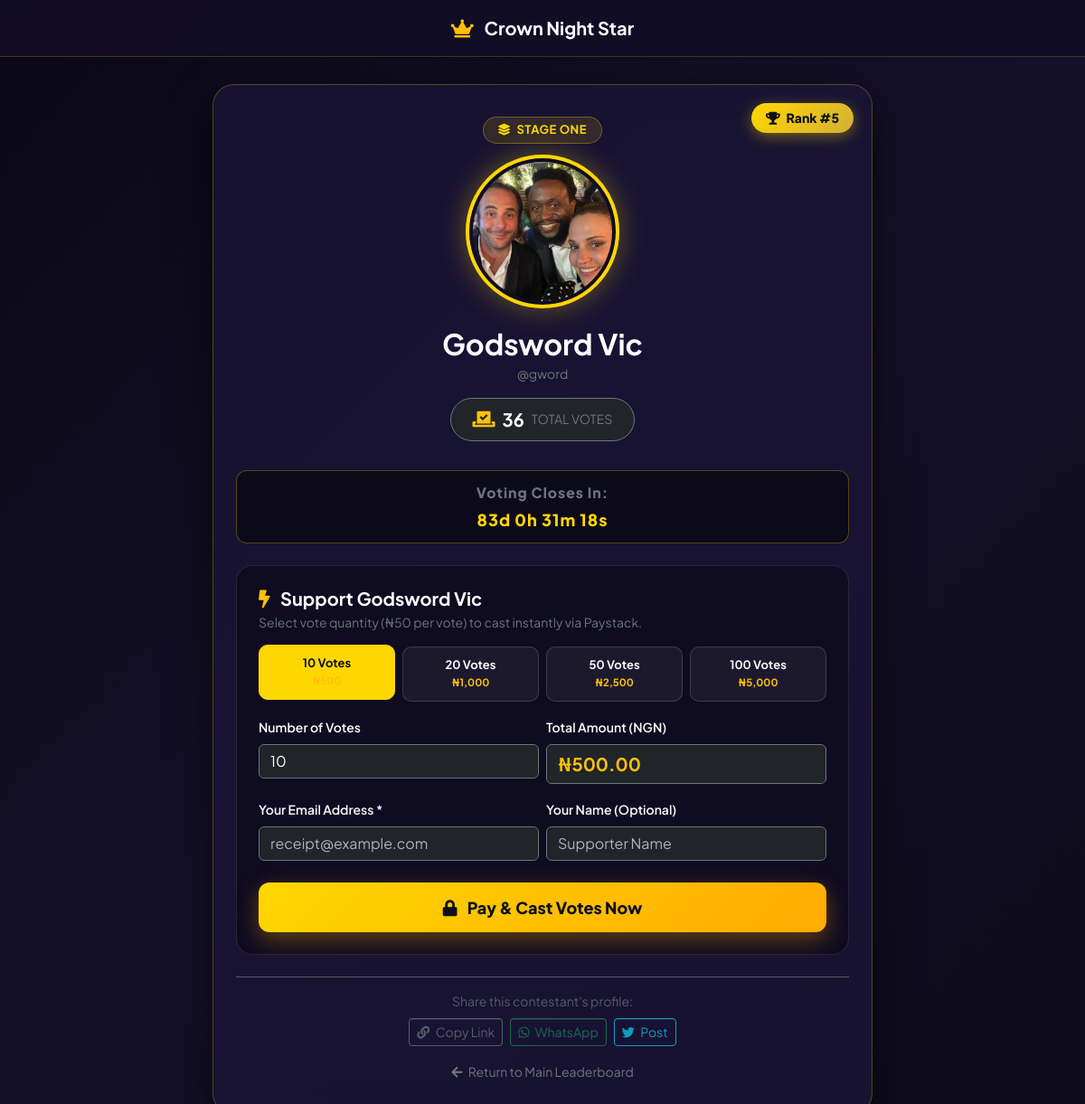
The app's page /profile.php?id=7 with its own data.
### tables this page shows
CREATE TABLE IF NOT EXISTS `settings` (
  `id` INT(11) NOT NULL AUTO_INCREMENT,
  `name` VARCHAR(100) NOT NULL,
  `value` TEXT NOT NULL,
  `created_at` TIMESTAMP DEFAULT CURRENT_TIMESTAMP,
  `updated_at` TIMESTAMP DEFAULT CURRENT_TIMESTAMP ON UPDATE CURRENT_TIMESTAMP,
  PRIMARY KEY (`id`),
  UNIQUE KEY `idx_settings_name` (`name`)
);

CREATE TABLE IF NOT EXISTS `users` (
  `id` INT(11) NOT NULL AUTO_INCREMENT,
  `username` VARCHAR(50) NOT NULL,
  `email` VARCHAR(100) NOT NULL,
  `password` VARCHAR(255) NOT NULL,
  `full_name` VARCHAR(255) NOT NULL,
  `phone_number` VARCHAR(25) NOT NULL,
  `photo` VARCHAR(255) DEFAULT 'default_avatar.png',
  `bio` TEXT DEFAULT NULL,
  `video_url` VARCHAR(500) DEFAULT NULL,
  `vote_count` INT(11) DEFAULT 0,
  `is_admin` TINYINT(1) DEFAULT 0,
  `is_active` TINYINT(1) DEFAULT 1,
  `competition_id` INT(11) DEFAULT NULL,
  `created_at` TIMESTAMP DEFAULT CURRENT_TIMESTAMP,
  `updated_at` TIMESTAMP DEFAULT CURRENT_TIMESTAMP ON UPDATE CURRENT_TIMESTAMP,
  PRIMARY KEY (`id`),
  UNIQUE KEY `idx_user_username` (`username`),
  UNIQUE KEY `idx_user_email` (`email`),
  KEY `idx_user_votes` (`vote_count` DESC),
  KEY `idx_user_admin` (`is_admin`),
  KEY `idx_user_competition` (`competition_id`),
  CONSTRAINT `fk_users_competition` FOREIGN KEY (`competition_id`) REFERENCES `competitions` (`id`) ON DELETE SET NULL
);

### includes/settings.php (called while the page is built, shortened)
<?php
require_once __DIR__ . '/Env.php';
class Settings {
    private static array $cache = [];
    private static bool $loaded = false;
    private static function loadAll(): void {
        if (self::$loaded) {
            return;
        }
        try {
            $pdo = DB::pdo();
            $stmt = $pdo->query("SELECT name, value FROM settings");
            while ($row = $stmt->fetch()) {
                self::$cache[$row['name']] = $row['value'];
            }
            self::$loaded = true;
        } catch (Exception $e) {
            error_log("Settings load error: " . $e->getMessage());
        }
    }
    public static function get(string $name, $default = null) {
        self::loadAll();
        if (array_key_exists($name, self::$cache)) {
            return self::$cache[$name];
        }
        return $default;
    }
    public static function isVotingOpen(): bool {
        $val = self::get('voting_open', '1');
        $endTime = self::getCompetitionEndTime();
        if ($endTime) {
            $endTimestamp = strtotime($endTime);
        }
        return $val === '1' || $val === 'true' || $val === 1 || $val === true;
    }
    public static function getCurrentStage(): string {
        $stage = self::get('current_stage');
        if (!empty($stage)) {
            return $stage;
        }
    }
    public static function getCompetitionEndTime(): string {
        return (string)self::get('competition_end_time', '2026-12-31T23:59');
    }
    public static function getVotePrice(): float {
        return (float)self::get('vote_price', Env::get('VOTE_PRICE_NGN', 50));
    }
    public static function getCurrencySymbol(): string {
        return (string)self::get('currency_symbol', Env::get('VOTE_CURRENCY_SYMBOL', '₦'));
    }
    public static function getCurrencyCode(): string {
        return (string)self::get('currency_code', Env::get('VOTE_CURRENCY', 'NGN'));
    }
}

### includes/security.php (called while the page is built, shortened)
<?php
require_once __DIR__ . '/Env.php';
class Security {
    public static function e(?string $string): string {
        return htmlspecialchars((string)$string, ENT_QUOTES, 'UTF-8');
    }
}
function e(?string $str): string {
    return Security::e($str);
}

### includes/Env.php (called while the page is built, shortened)
<?php
class Env {
    private static $loaded = false;
    public static function get(string $key, $default = null) {
        if (!self::$loaded) {
            $envPath = dirname(__DIR__) . '/.env';
        }
        $envVal = getenv($key);
        if ($envVal !== false) {
            return $envVal;
        }
        return $default;
    }
}

### profile.php (the view, shortened to what this page needs)
<?php
$userId = filter_input(INPUT_GET, 'id', FILTER_VALIDATE_INT);
$pdo = DB::pdo();
$stmt = $pdo->prepare("SELECT * FROM users WHERE id = :id AND is_admin = 0 LIMIT 1");
$stmt->execute([':id' => $userId]);
$contestant = $stmt->fetch();
$position = 1;
try {
    $rankStmt = $pdo->query("SELECT id, vote_count FROM users WHERE is_admin = 0 ORDER BY vote_count DESC");
    $allUsers = $rankStmt->fetchAll();
    $posCounter = 1;
    foreach ($allUsers as $row) {
        if ((int)$row['id'] === $userId) {
            $position = $posCounter;
            break;
        }
        $posCounter++;
    }
} catch (Exception $e) {
    $position = 1;
}
$siteTitle = Settings::get('site_title', 'Crown Night Star');
$currentStage = Settings::getCurrentStage();
$isVotingOpen = Settings::isVotingOpen();
$votePrice = Settings::getVotePrice();
$currencySymbol = Settings::getCurrencySymbol();
$currencyCode = Settings::getCurrencyCode();
$siteUrl = Env::get('APP_URL', 'https://' . ($_SERVER['HTTP_HOST'] ?? 'localhost'));
$profileUrl = rtrim($siteUrl, '/') . '/profile.php?id=' . $userId;
?>
<!DOCTYPE html>
<html lang="en" data-bs-theme="dark">
<head>
    <link rel="stylesheet" href="assets2/css/bootstrap.min.css">
    <link rel="stylesheet" href="assets2/css/all.min.css">
</head>
<body>
<div class="header-bar text-center">
    <div class="container">
        <a href="index.php" class="text-white text-decoration-none fw-bold fs-5">
            <i class="fas fa-crown text-warning me-2"></i> <?= e($siteTitle) ?>
        </a>
    </div>
</div>
<div class="profile-container">
    <div class="profile-card">
        <div class="rank-badge">
            <i class="fas fa-trophy me-1"></i> Rank #<?= $position ?>
        </div>
        <div class="stage-pill">
            <i class="fas fa-layer-group me-1"></i> <?= e($currentStage) ?>
        </div>
        <div class="avatar-wrap">
            <img src="uploads/<?= e($contestant['photo']) ?>" alt="<?= e($contestant['full_name']) ?>">
        </div>
        <h2 class="fw-bold text-white mb-1"><?= e($contestant['full_name']) ?></h2>
        <p class="text-secondary small mb-3">@<?= e($contestant['username']) ?></p>
        <div class="d-inline-flex align-items-center gap-2 px-4 py-2 rounded-pill bg-dark border border-secondary mb-3">
            <i class="fas fa-vote-yea text-warning fs-5"></i>
            <span class="fs-5 fw-bold text-white"><?= number_format((int)$contestant['vote_count']) ?></span>
            <span class="text-secondary small text-uppercase">Total Votes</span>
        </div>
        <div class="countdown-timer" id="countdownBox">
            <span class="text-secondary small d-block mb-1">Voting Closes In:</span>
            <span id="timerText">Calculating time...</span>
        </div>
        <?php if (!$isVotingOpen): ?>
            <div class="alert alert-warning mt-4 border-0" style="background: rgba(255, 193, 7, 0.15); color: #ffd700;">
                <i class="fas fa-clock fa-2x mb-2 d-block"></i>
                <h5 class="fw-bold">Voting is Closed</h5>
                <p class="small mb-0">The voting period for this stage has concluded. Stay tuned for results!</p>
            </div>
        <?php else: ?>
            <div class="vote-box">
                <h5 class="fw-bold text-white mb-1"><i class="fas fa-bolt text-warning me-2"></i> Support <?= e($contestant['full_name']) ?></h5>
                <p class="text-secondary small mb-3">Select vote quantity (<?= $currencySymbol ?><?= number_format($votePrice, 0) ?> per vote) to cast instantly via Paystack.</p>
                <div class="row g-2 mb-3">
                    <div class="col-6 col-sm-3">
                        <div class="quick-btn active" onclick="selectQuickVotes(10, this)">
                            10 Votes<br><span class="text-warning small"><?= $currencySymbol ?><?= number_format(10 * $votePrice) ?></span>
                        </div>
                    </div>
                    <div class="col-6 col-sm-3">
                        <div class="quick-btn" onclick="selectQuickVotes(20, this)">
                            20 Votes<br><span class="text-warning small"><?= $currencySymbol ?><?= number_format(20 * $votePrice) ?></span>
                        </div>
                    </div>
                    <div class="col-6 col-sm-3">
                        <div class="quick-btn" onclick="selectQuickVotes(50, this)">
                            50 Votes<br><span class="text-warning small"><?= $currencySymbol ?><?= number_format(50 * $votePrice) ?></span>
                        </div>
                    </div>
                    <div class="col-6 col-sm-3">
                        <div class="quick-btn" onclick="selectQuickVotes(100, this)">
                            100 Votes<br><span class="text-warning small"><?= $currencySymbol ?><?= number_format(100 * $votePrice) ?></span>
                        </div>
                    </div>
                </div>
                <div class="row g-2 mb-3">
                    <div class="col-12 col-sm-6">
                        <label class="form-label text-light small fw-semibold">Number of Votes</label>
                        <input type="number" id="customVoteCount" class="form-control bg-dark border-secondary text-white" min="1" value="10" oninput="updateTotalAmount()">
                    </div>
                    <div class="col-12 col-sm-6">
                        <label class="form-label text-light small fw-semibold">Total Amount (<?= $currencyCode ?>)</label>
                        <div class="form-control bg-dark border-secondary text-warning fw-bold fs-5" id="totalAmountDisplay">
                            <?= $currencySymbol ?><?= number_format(10 * $votePrice, 2) ?>
                        </div>
                    </div>
                </div>
                <div class="row g-2 mb-4">
                    <div class="col-12 col-sm-6">
                        <label class="form-label text-light small fw-semibold">Your Email Address *</label>
                        <input type="email" id="voterEmail" class="form-control bg-dark border-secondary text-white" placeholder="receipt@example.com" required>
                    </div>
                    <div class="col-12 col-sm-6">
                        <label class="form-label text-light small fw-semibold">Your Name (Optional)</label>
                        <input type="text" id="voterName" class="form-control bg-dark border-secondary text-white" placeholder="Supporter Name">
                    </div>
                </div>
                <button class="btn-vote-now" id="submitVoteBtn" onclick="initiatePaystackPayment()">
                    <i class="fas fa-lock me-2"></i> Pay & Cast Votes Now
                </button>
            </div>
        <?php endif; ?>
        <div class="mt-4 pt-3 border-top border-secondary opacity-75">
            <span class="text-secondary small d-block mb-2">Share this contestant's profile:</span>
            <div class="d-flex justify-content-center gap-2 flex-wrap">
                <button class="btn btn-outline-secondary btn-sm" onclick="copyLink()">
                    <i class="fas fa-link me-1"></i> Copy Link
                </button>
                <a href="https://api.whatsapp.com/send?text=<?= urlencode("Vote for " . $contestant['full_name'] . " on " . $siteTitle . "! " . $profileUrl) ?>" target="_blank" class="btn btn-outline-success btn-sm">
                    <i class="fab fa-whatsapp me-1"></i> WhatsApp
                </a>
                <a href="https://twitter.com/intent/tweet?text=<?= urlencode("Vote for " . $contestant['full_name'] . " on " . $siteTitle . "! " . $profileUrl) ?>" target="_blank" class="btn btn-outline-info btn-sm">
                    <i class="fab fa-twitter me-1"></i> Post
                </a>
            </div>
        </div>
        <div class="mt-3">
            <a href="index.php" class="text-secondary small text-decoration-none"><i class="fas fa-arrow-left me-1"></i> Return to Main Leaderboard</a>
        </div>
    </div>
</div>
</body>
</html>

### profile.php (style rules this page uses)
body { font-family: 'Plus Jakarta Sans', sans-serif; background: linear-gradient(135deg, #0a0815 0%, #15102a 50%, #0d0a1a 100%); color: #f1f5f9; min-height: 100vh; margin: 0; padding: 0; }
.header-bar { background: rgba(18, 14, 38, 0.9); backdrop-filter: blur(12px); border-bottom: 1px solid rgba(255, 215, 0, 0.2); padding: 16px 0; }
.profile-container { max-width: 760px; margin: 30px auto; padding: 0 15px; }
.profile-card { background: rgba(26, 21, 53, 0.85); backdrop-filter: blur(20px); border: 1px solid rgba(255, 215, 0, 0.25); border-radius: 24px; box-shadow: 0 20px 50px rgba(0, 0, 0, 0.6); padding: 35px 25px; position: relative; text-align: center; }
.avatar-wrap { width: 170px; height: 170px; border-radius: 50%; border: 4px solid #ffd700; padding: 4px; background: #110d24; margin: 0 auto 20px; position: relative; box-shadow: 0 0 30px rgba(255, 215, 0, 0.35); }
.avatar-wrap img { width: 100%; height: 100%; border-radius: 50%; object-fit: cover; }
.rank-badge { position: absolute; top: 20px; right: 20px; background: linear-gradient(135deg, #ffd700 0%, #d4af37 100%); color: #0d1117; font-size: 14px; font-weight: 800; padding: 6px 16px; border-radius: 50px; box-shadow: 0 4px 15px rgba(255, 215, 0, 0.4); }
.stage-pill { display: inline-block; background: rgba(255, 215, 0, 0.12); border: 1px solid rgba(255, 215, 0, 0.3); color: #ffd700; font-size: 13px; font-weight: 700; padding: 4px 16px; border-radius: 50px; text-transform: uppercase; letter-spacing: 0.5px; margin-bottom: 12px; }
.vote-box { background: rgba(15, 12, 32, 0.9); border: 1px solid rgba(255, 255, 255, 0.1); border-radius: 18px; padding: 24px; margin-top: 24px; text-align: left; }
.quick-btn { background: rgba(255, 255, 255, 0.06); border: 1px solid rgba(255, 255, 255, 0.15); color: #f1f5f9; border-radius: 10px; padding: 10px 14px; font-weight: 700; font-size: 13px; transition: all 0.2s ease; cursor: pointer; text-align: center; }
.quick-btn:hover, .quick-btn.active { background: #ffd700; color: #0d1117; border-color: #ffd700; transform: translateY(-2px); }
.btn-vote-now { background: linear-gradient(135deg, #ffd700 0%, #ffaa00 100%); color: #0d1117; font-weight: 800; font-size: 18px; padding: 14px; border-radius: 12px; border: none; width: 100%; transition: all 0.3s ease; box-shadow: 0 8px 25px rgba(255, 170, 0, 0.35); }
.countdown-timer { background: rgba(0, 0, 0, 0.5); border: 1px solid rgba(255, 215, 0, 0.3); border-radius: 12px; padding: 12px; margin: 16px 0; color: #ffd700; font-weight: 800; font-size: 18px; letter-spacing: 1px; }

### records on screen
settings: value "Crown Night Star"
users: photo (picture), full_name "Godsword Vic", username "gword", vote_count "36"

### other values on screen
$position "5"
$currentStage "STAGE ONE"
$currencySymbol "₦"
$votePrice "50"
20 * $votePrice "1,000"
50 * $votePrice "2,500"
100 * $votePrice "5,000"
$currencyCode "NGN"
10 * $votePrice "500.00"
